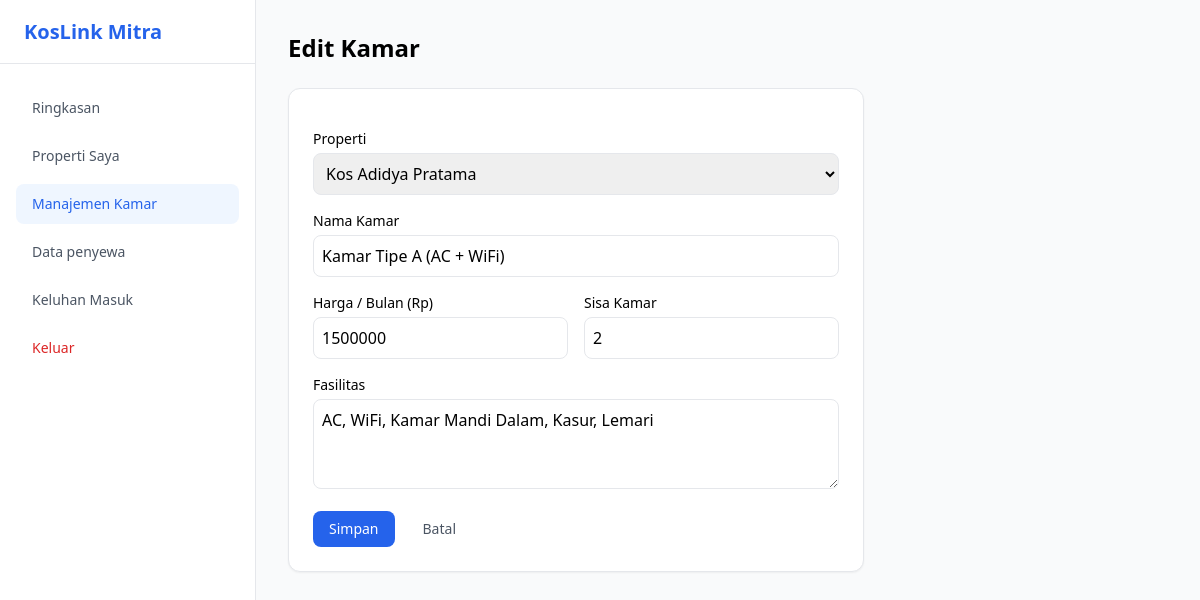
The app's page /mitra/kamar_form.php?id=1 (signed in) with its own data.
### tables this page shows
CREATE TABLE IF NOT EXISTS Kamar (
    id_kamar    INT AUTO_INCREMENT PRIMARY KEY,
    id_properti INT NOT NULL,
    nama_kamar  VARCHAR(100) NOT NULL,
    harga_bulan DECIMAL(10,2) NOT NULL,
    sisa_kamar  INT NOT NULL DEFAULT 0,
    fasilitas   TEXT,
    FOREIGN KEY (id_properti) REFERENCES Properti_Kos(id_properti) ON DELETE CASCADE
);

CREATE TABLE IF NOT EXISTS Properti_Kos (
    id_properti INT AUTO_INCREMENT PRIMARY KEY,
    id_mitra    INT NOT NULL,
    nama_kos    VARCHAR(100) NOT NULL,
    lokasi      TEXT NOT NULL,
    tipe_kos    ENUM('campur','putra','putri') NOT NULL DEFAULT 'campur',
    harga_mulai DECIMAL(10,2) NOT NULL DEFAULT 0,   
    deskripsi   TEXT,
    FOREIGN KEY (id_mitra) REFERENCES Mitra(id_mitra) ON DELETE CASCADE
);

### includes/helpers.php (called while the page is built, shortened)
<?php
function e($v): string
{
    return htmlspecialchars((string)($v ?? ''), ENT_QUOTES, 'UTF-8');
}
function int_param($v): ?int
{
    return filter_var($v, FILTER_VALIDATE_INT, ['options' => ['min_range' => 1]]) ?: null;
}

### koneksi.php (called while the page is built, shortened)
<?php
require_once __DIR__ . '/includes/helpers.php';
require_once __DIR__ . '/includes/layout.php';
$db_host = 'localhost';
$db_user = 'root';
$db_pass = '';
$db_name = 'koslink_db';
try {
    $conn = mysqli_connect($db_host, $db_user, $db_pass, $db_name, 3306);
    $conn->set_charset('utf8mb4');
} catch (mysqli_sql_exception $ex) {
    http_response_code(500);
    exit('Koneksi database gagal: ' . $ex->getMessage());
}
function q(string $sql, string $types = '', array $params = []): mysqli_stmt
{
    global $conn;
    $stmt = $conn->prepare($sql);
    if ($types !== '') {
        $stmt->bind_param($types, ...$params);
    }
    $stmt->execute();
    return $stmt;
}
function db_all(string $sql, string $types = '', array $params = []): array
{
    return q($sql, $types, $params)->get_result()->fetch_all(MYSQLI_ASSOC);
}
function db_one(string $sql, string $types = '', array $params = []): ?array
{
    return db_all($sql, $types, $params)[0] ?? null;
}

### mitra/kamar_form.php (the view, shortened to what this page needs)
<?php
require __DIR__ . '/../koneksi.php';
$id_mitra = (int)$_SESSION['id_mitra'];
$props = db_all("SELECT id_properti, nama_kos FROM Properti_Kos WHERE id_mitra = ? ORDER BY nama_kos", 'i', [$id_mitra]);
$id = int_param($_GET['id'] ?? $_POST['id_kamar'] ?? null);
$kamar = null;
if ($id) {
    $kamar = db_one("SELECT k.* FROM Kamar k JOIN Properti_Kos p ON k.id_properti = p.id_properti WHERE k.id_kamar = ? AND p.id_mitra = ?", 'ii', [$id, $id_mitra]);
}
?>
        <h1 class="text-2xl font-bold mb-6"><?= $kamar ? 'Edit Kamar' : 'Tambah Kamar' ?></h1>
        <div class="bg-white rounded-xl border shadow-sm p-6 max-w-xl">
            <form method="POST" class="space-y-4">
                <div><label class="block text-sm font-medium mb-1">Properti</label>
                    <select name="id_properti" class="w-full border rounded-lg p-2">
                        <?php foreach ($props as $p): ?>
                            <option value="<?= (int)$p['id_properti'] ?>" <?= (int)($kamar['id_properti'] ?? 0) === (int)$p['id_properti'] ? 'selected' : '' ?>><?= e($p['nama_kos']) ?></option>
                        <?php endforeach; ?>
                    </select></div>
                <div><label class="block text-sm font-medium mb-1">Nama Kamar</label>
                    <input type="text" name="nama_kamar" maxlength="100" value="<?= e($kamar['nama_kamar'] ?? '') ?>" class="w-full border rounded-lg p-2" required></div>
                <div class="grid grid-cols-2 gap-4">
                    <div><label class="block text-sm font-medium mb-1">Harga / Bulan (Rp)</label>
                        <input type="number" name="harga_bulan" min="1" step="1" value="<?= e(isset($kamar['harga_bulan']) ? (int)$kamar['harga_bulan'] : '') ?>" class="w-full border rounded-lg p-2" required></div>
                    <div><label class="block text-sm font-medium mb-1">Sisa Kamar</label>
                        <input type="number" name="sisa_kamar" min="0" step="1" value="<?= e($kamar['sisa_kamar'] ?? 1) ?>" class="w-full border rounded-lg p-2" required></div>
                </div>
                <div><label class="block text-sm font-medium mb-1">Fasilitas</label>
                    <textarea name="fasilitas" rows="3" placeholder="AC, WiFi, Kamar Mandi Dalam" class="w-full border rounded-lg p-2"><?= e($kamar['fasilitas'] ?? '') ?></textarea></div>
                <div class="flex gap-3">
                    <button class="bg-blue-600 text-white px-4 py-2 rounded-lg text-sm font-medium hover:bg-blue-700">Simpan</button>
                    <a href="kamar.php" class="px-4 py-2 text-sm text-gray-600">Batal</a>
                </div>
            </form>
        </div>

### records on screen
kamar: id_properti "Kos Adidya Pratama", nama_kamar "Kamar Tipe A (AC + WiFi)", harga_bulan "1500000", sisa_kamar "2", fasilitas "AC, WiFi, Kamar Mandi Dalam, Kasur, Lemari"

### other values on screen
$label "Ringkasan"
$label "Properti Saya"
$label "Manajemen Kamar"
$label "Data penyewa"
$label "Keluhan Masuk"
